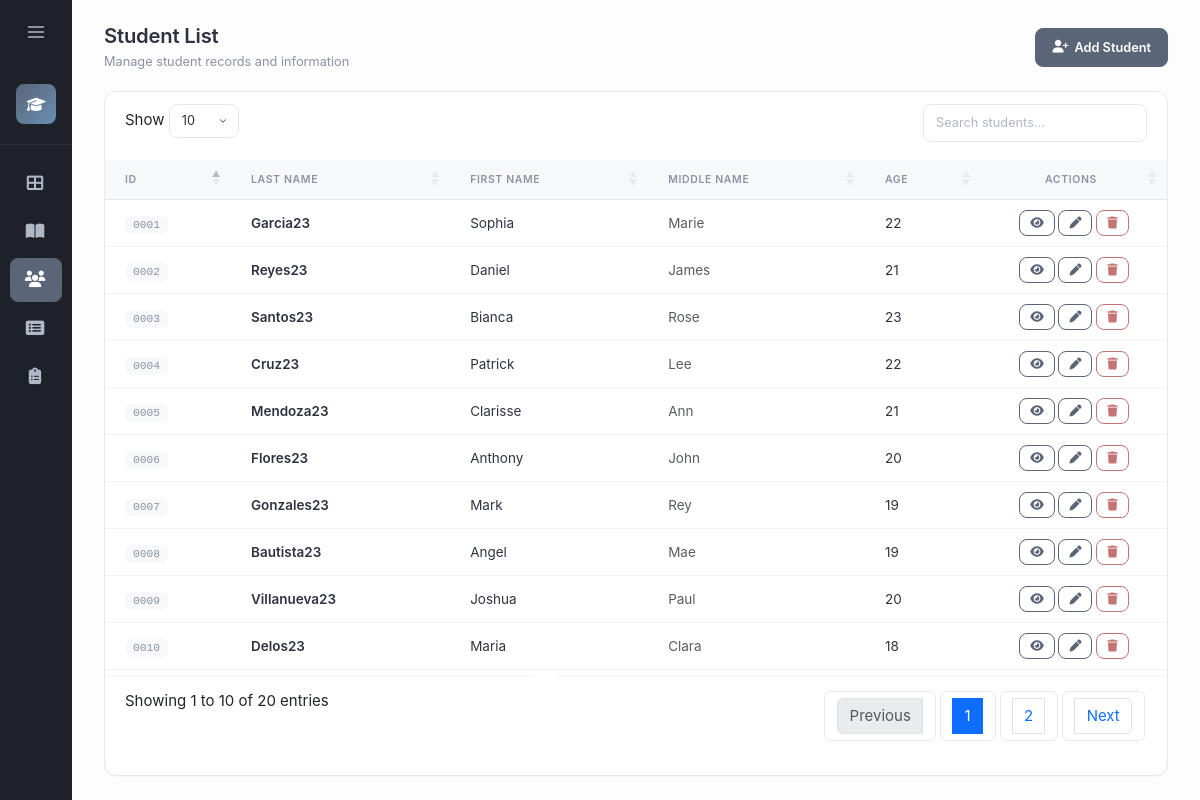
The app's page /pages/students.php with its own data.
### tables this page shows
CREATE TABLE `students` (
  `id` int(11) NOT NULL AUTO_INCREMENT,
  `lastname` varchar(50) NOT NULL,
  `firstname` varchar(50) NOT NULL,
  `middlename` varchar(50) DEFAULT NULL,
  `age` int(11) NOT NULL,
  `email` varchar(100) DEFAULT NULL,
  `phone` varchar(20) DEFAULT NULL,
  `created_at` timestamp NOT NULL DEFAULT current_timestamp(),
  PRIMARY KEY (`id`)
);

### pages/students.php (the view, shortened to what this page needs)
<?php
require '../config/db.php';
$students = $pdo->query("SELECT * FROM students ORDER BY lastname ASC")->fetchAll();
?>
<?php include '../includes/sidebar.php'; ?>
<div class="main-content">
    <div class="page-header">
        <div>
            <h1 class="page-title">Student List</h1>
            <p class="page-subtitle">Manage student records and information</p>
        </div>
        <button class="btn btn-primary" data-bs-toggle="modal" data-bs-target="#addStudentModal">
            <i class="fas fa-user-plus"></i>
            <span>Add Student</span>
        </button>
    </div>
    <div class="card flex-fill">
        <div class="table-wrapper">
            <table id="studentsTable" class="table table-hover">
                <thead>
                    <tr>
                        <th style="padding-left: 20px; width: 80px;">ID</th>
                        <th>Last Name</th>
                        <th>First Name</th>
                        <th>Middle Name</th>
                        <th style="width: 70px;">Age</th>
                        <th class="text-center" style="width: 140px;">Actions</th>
                    </tr>
                </thead>
                <tbody>
                    <?php foreach ($students as $s): ?>
                    <tr>
                        <td style="padding-left: 20px;">
                            <span class="badge-id"><?php echo str_pad($s['id'], 4, '0', STR_PAD_LEFT); ?></span>
                        </td>
                        <td class="fw-semibold"><?php echo htmlspecialchars($s['lastname']); ?></td>
                        <td><?php echo htmlspecialchars($s['firstname']); ?></td>
                        <td class="text-muted"><?php echo htmlspecialchars($s['middlename']); ?></td>
                        <td><?php echo $s['age']; ?></td>
                        <td class="text-center">
                            <a href="student_profile.php?id=<?php echo $s['id']; ?>" class="btn btn-outline-primary btn-sm" title="View Profile">
                                <i class="fas fa-eye"></i>
                            </a>
                            <button type="button" class="btn btn-outline-primary btn-sm edit-btn"
                                    data-id="<?php echo $s['id']; ?>"
                                    data-lastname="<?php echo htmlspecialchars($s['lastname']); ?>"
                                    data-firstname="<?php echo htmlspecialchars($s['firstname']); ?>"
                                    data-middlename="<?php echo htmlspecialchars($s['middlename']); ?>"
                                    data-age="<?php echo $s['age']; ?>"
                                    data-bs-toggle="modal" data-bs-target="#editStudentModal"
                                    title="Edit">
                                <i class="fas fa-pen"></i>
                            </button>
                            <form method="POST" class="d-inline delete-form">
                                <button type="button" class="btn btn-outline-danger btn-sm delete-btn" title="Delete">
                                    <i class="fas fa-trash"></i>
                                </button>
                            </form>
                        </td>
                    </tr>
                    <?php endforeach; ?>
                </tbody>
            </table>
        </div>
    </div>
</div>
</body>
</html>

### assets/css/app.css (style rules this page uses)
*, *::before, *::after { box-sizing: border-box; margin: 0; padding: 0; }
:root { --bg-app: #FDFDFD; --bg-card: #FFFFFF; --bg-sidebar: #1e2128; --bg-sidebar-hover: #2a2f38; --bg-light: #f7f8fa; --primary: #5a6578; --primary-hover: #48515f; --primary-light: #e8eaef; --success: #6b9e7d; --success-light: #f2f7f4; --warning: #c4915c; --warning-light: #faf6f1; --danger: #c47474; --danger-light: #faf5f5; --info: #6a8fb3; --info-light: #f4f7fa; --text-primary: #2d3340; --text-secondary: #5a6578; --text-muted: #8a93a3; --text-light: #b0b8c5; --border-color: #e5e8ed; --border-light: #f0f2f5; --shadow-sm: 0 1px 2px rgba(0,0,0,0.03); --shadow-md: 0 2px 8px rgba(0,0,0,0.04); --shadow-lg: 0 4px 16px rgba(0,0,0,0.05); --radius-sm: 6px; --radius-md: 8px; --radius-lg: 12px; --transition-fast: 150ms ease; --transition-base: 250ms ease; --sidebar-width: 240px; --sidebar-collapsed: 72px; --header-height: 0px; }
html { font-size: 15px; -webkit-font-smoothing: antialiased; -moz-osx-font-smoothing: grayscale; }
body { font-family: 'Inter', 'Segoe UI', -apple-system, BlinkMacSystemFont, system-ui, sans-serif; background-color: var(--bg-app); color: var(--text-primary); line-height: 1.5; height: 100vh; overflow: hidden; }
h1, h2, h3, h4, h5, h6 { font-weight: 600; color: var(--text-primary); letter-spacing: -0.01em; }
a { color: var(--primary); text-decoration: none; transition: color var(--transition-fast); }
.main-content { flex: 1; display: flex; flex-direction: column; padding: 24px 32px; overflow: hidden; max-width: 1600px; width: 100%; margin: 0 auto; }
.page-header { display: flex; justify-content: space-between; align-items: center; margin-bottom: 20px; flex-shrink: 0; }
.page-title { font-size: 1.35rem; font-weight: 600; color: var(--text-primary); margin: 0; }
.page-subtitle { font-size: 0.85rem; color: var(--text-muted); margin: 4px 0 0 0; }
.card { background: var(--bg-card); border: 1px solid var(--border-color); border-radius: var(--radius-lg); box-shadow: var(--shadow-sm); display: flex; flex-direction: column; overflow: hidden; }
.card.flex-fill { flex: 1; min-height: 0; }
.table-wrapper { flex: 1; overflow: auto; min-height: 0; }
.table { width: 100%; border-collapse: collapse; }
.table thead th { position: sticky; top: 0; background: var(--bg-light); color: var(--text-muted); font-size: 0.7rem; font-weight: 600; text-transform: uppercase; letter-spacing: 0.06em; padding: 12px 20px; border-bottom: 1px solid var(--border-color); text-align: left; z-index: 1; }
.table tbody td { padding: 10px 20px; border-bottom: 1px solid var(--border-light); color: var(--text-primary); font-size: 0.9rem; vertical-align: middle; }
.btn { display: inline-flex; align-items: center; justify-content: center; gap: 6px; padding: 9px 16px; font-size: 0.85rem; font-weight: 600; border: 1px solid transparent; border-radius: var(--radius-md); cursor: pointer; transition: all var(--transition-fast); text-decoration: none; white-space: nowrap; }
.btn-primary { background: var(--primary); color: white; border-color: var(--primary); }
.btn-outline-primary { background: transparent; color: var(--primary); border-color: var(--primary); }
.btn-outline-danger { background: transparent; color: var(--danger); border-color: var(--danger); }
.btn-sm { padding: 6px 10px; font-size: 0.8rem; }
.badge-id { font-family: ui-monospace, 'SF Mono', monospace; font-size: 0.75rem; color: var(--text-muted); background: var(--bg-light); padding: 3px 8px; border-radius: var(--radius-sm); }
.text-muted { color: var(--text-muted); }
.fw-semibold { font-weight: 600; }
.flex-fill { flex: 1 1 auto; }
.text-center { text-align: center; }

### records on screen
students: id "0008", lastname "Bautista23", firstname "Angel", middlename "Mae", age "19"
students: id "0004", lastname "Cruz23", firstname "Patrick", middlename "Lee", age "22"
students: id "0010", lastname "Delos23", firstname "Maria", middlename "Clara", age "18"
students: id "0006", lastname "Flores23", firstname "Anthony", middlename "John", age "20"
students: id "0001", lastname "Garcia23", firstname "Sophia", middlename "Marie", age "22"
students: id "0007", lastname "Gonzales23", firstname "Mark", middlename "Rey", age "19"
students: id "0005", lastname "Mendoza23", firstname "Clarisse", middlename "Ann", age "21"
students: id "0002", lastname "Reyes23", firstname "Daniel", middlename "James", age "21"
students: id "0003", lastname "Santos23", firstname "Bianca", middlename "Rose", age "23"
students: id "0009", lastname "Villanueva23", firstname "Joshua", middlename "Paul", age "20"
